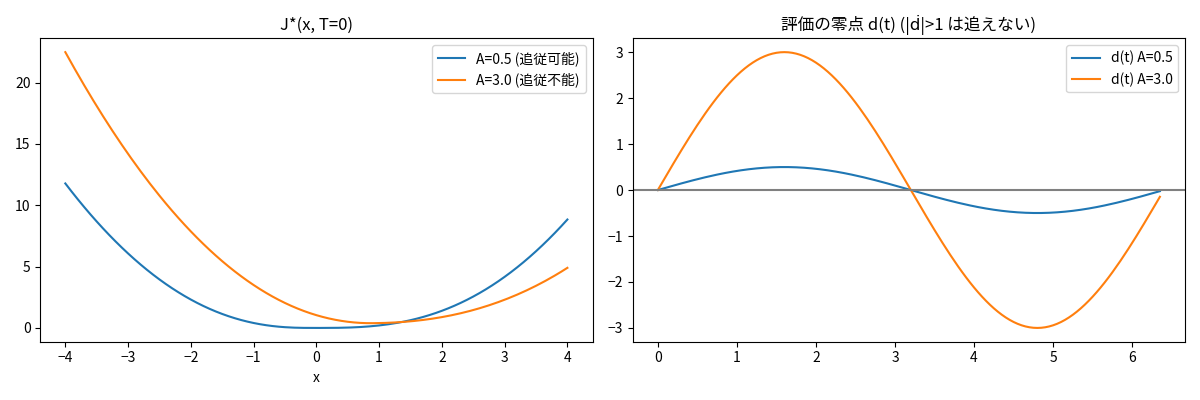

Reproduce this figure in Python.
"""
定理24 (一切皆苦定理) のトイ例  ※数値シミュレーション。証明ではない
-----------------------------------------------------------------------------
原文: J*_{a,ρ}(x,T) = min_π ∫ e^{-ρ(t-T)} V_a(x(t),t) dt, V_a≥0。
      条件24-A: 空未満では V_a=0 を a.e. 永久に保つ方策が存在しない ⇒ J*>0 (24.2)。
      ※ 24-A が無ければ零苦は可能。「毎瞬の主観的苦痛」ではなく最適化後も残る正の残余コスト。

トイ: 1次元 x, 速度制限 |ẋ|≤1。基準(評価の零点)が d(t)=A sin(2πt/6.4) で動き回る。
      V_a(x,t)=max(|x−d(t)|−0.025, 0)² (帯の中なら苦ゼロ)。割引 ρ=1。
      格子 dx=dt=0.05 の動的計画法(価値反復)で J* を数値的に解く。
  A=0.5: d の最大速さ≈0.49<1 → 追従可能(24-A が成り立たない) → J*=0 となる初期状態がある
  A=3.0: d の最大速さ≈2.9>1 → 永久に追従不能(24-A 成立)   → すべての (x,T) で J*>0

Lean 対応: Tomabechi/Examples/Theorem24_Tracking.lean (condition24A_hard / trackable_zero_cost / trackable_value_zero / hard_optimal_value_positive)
  証明範囲: 条件24-Aの検証(A=3)、追従可能(A=0.5)では零苦方策が存在。最適方策の存在・可積分性は仮定。DP の数値 J* は未証明。
"""
# %% 準備
import numpy as np
import matplotlib.pyplot as plt
import logging; logging.getLogger("matplotlib.font_manager").setLevel(logging.ERROR)  # フォント警告を抑制
try:
    import japanize_matplotlib  # Colab: !pip -q install japanize-matplotlib
except Exception:
    plt.rcParams["font.family"] = ["Noto Sans CJK JP", "IPAexGothic", "sans-serif"]

dx = dt = 0.05; rho = 1.0; nphase = 128                # 周期 128*0.05 = 6.4
X = np.arange(-4, 4 + dx / 2, dx)
gamma = np.exp(-rho * dt)

def solve(Aamp, cycles=6):
    phase_t = np.arange(nphase) * dt
    d = Aamp * np.sin(2 * np.pi * phase_t / 6.4)
    cost = np.maximum(np.abs(X[None, :] - d[:, None]) - 0.025, 0) ** 2     # V_a(x, t_s)
    J = np.zeros((nphase, len(X)))
    for _ in range(cycles):                              # 周期系の後ろ向き価値反復
        for s in range(nphase - 1, -1, -1):
            nxt = J[(s + 1) % nphase]
            P = np.pad(nxt, 1, mode="edge")
            best = np.minimum(np.minimum(P[:-2], P[1:-1]), P[2:])   # 動き: -1 / 0 / +1 セル
            J[s] = cost[s] * dt + gamma * best
    return J, d

J_track, d_track = solve(0.5)
J_hard, d_hard = solve(3.0)

# %% 可視化
fig, ax = plt.subplots(1, 2, figsize=(12, 4))
ax[0].plot(X, J_track[0], label="A=0.5 (追従可能)"); ax[0].plot(X, J_hard[0], label="A=3.0 (追従不能)")
ax[0].set_title("J*(x, T=0)"); ax[0].set_xlabel("x"); ax[0].legend()
ax[1].plot(np.arange(nphase) * dt, d_track, label="d(t) A=0.5"); ax[1].plot(np.arange(nphase) * dt, d_hard, label="d(t) A=3.0")
ax[1].axhline(0, c="gray"); ax[1].set_title("評価の零点 d(t) (|ḋ|>1 は追えない)"); ax[1].legend()
plt.tight_layout(); plt.show()

# %% 数値確認
print("A=0.5: min_{x,T} J* =", J_track.min(), "  / A=3.0: min_{x,T} J* =", J_hard.min())
assert J_track.min() == 0.0          # 24-A なしで零苦が実現可能
assert J_hard.min() > 1e-4           # 24-A のもとで全 (x,T) で J*>0
